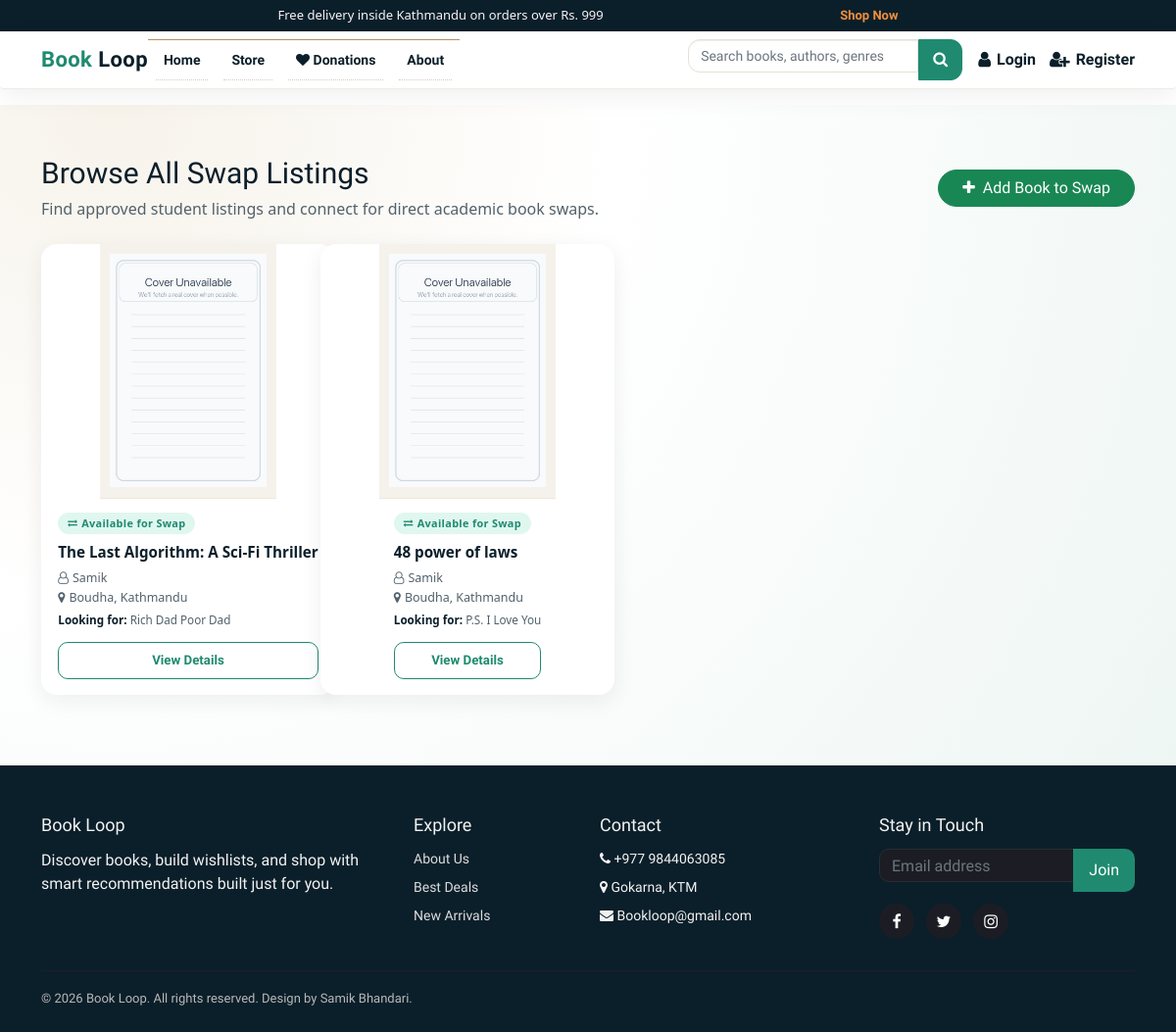
Before: /swaps/browse/ with the older database file.
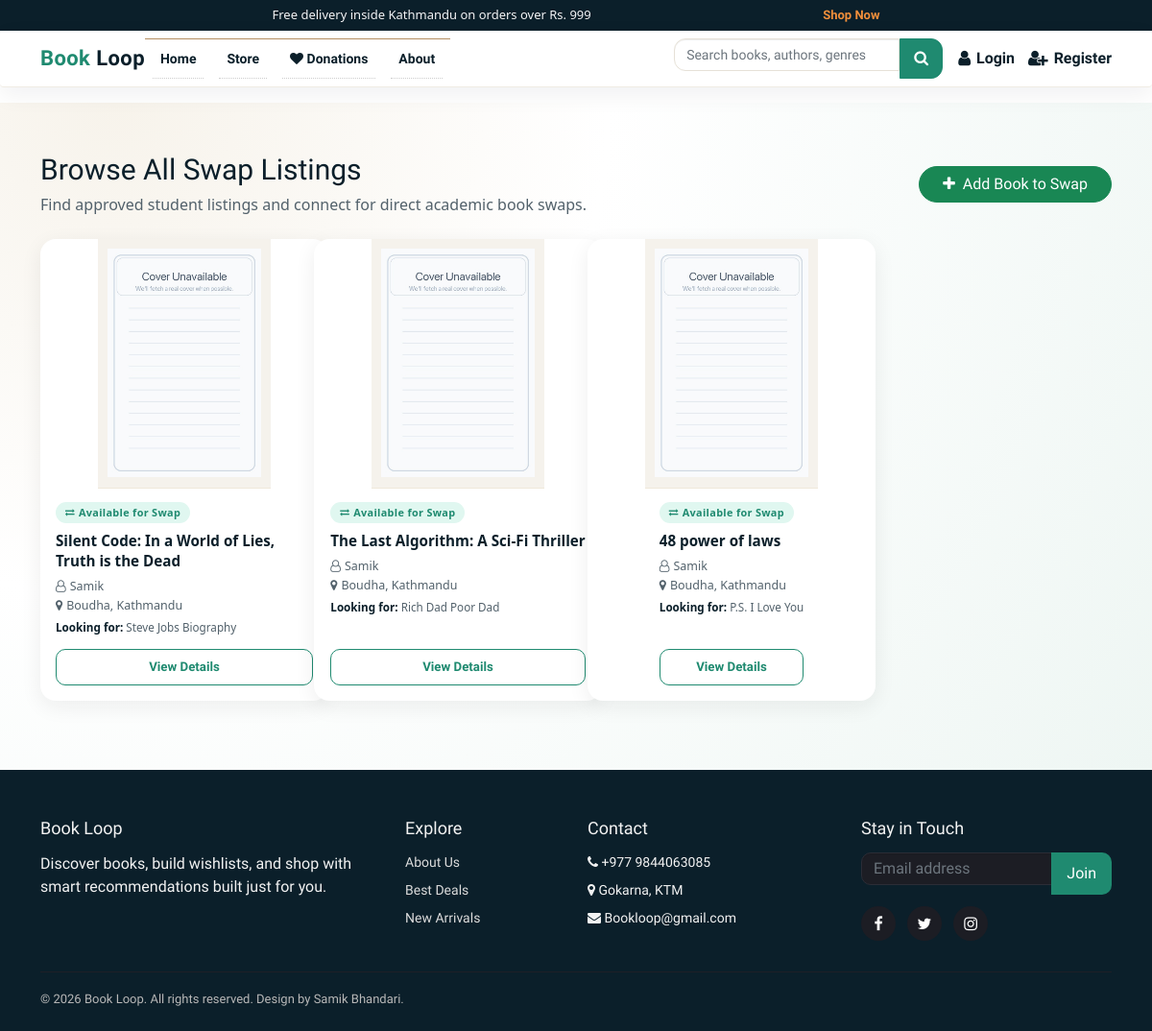
After: the same page with the newer database file.
### books/models.py (models this page shows, shortened)
class Product(models.Model):
    Book_name = models.CharField(max_length=50)
    Author = models.CharField(max_length=50, default="")
    genre = models.CharField(max_length=300)
    description = models.CharField(max_length=1000, default="")
    price = models.IntegerField(default=0)
    pub_date = models.DateField(default=timezone.now)
    quantity = models.PositiveBigIntegerField(default=1)
    seller = models.ForeignKey(
        settings.AUTH_USER_MODEL,
        on_delete=models.SET_NULL,
        null=True,
        blank=True,
        related_name="products",
    )
    listing_type = models.CharField(
        max_length=10,
        choices=LISTING_CHOICES,
        default="sell",
    )
    listing_status = models.CharField(
        max_length=20,
        choices=LISTING_STATUS,
        default="approved",
    )
    swap_preference = models.CharField(
        max_length=255,
        blank=True,
        null=True,
        help_text="Title or genre of the book you want in exchange.",
    )
    condition = models.CharField(
        max_length=50,
        blank=True,
        null=True,
        help_text=(
            "Physical condition of the book for swapping "
            "(e.g. New, Like New, Good, Heavily Used)."
        ),
    )
    location = models.CharField(
        max_length=255,
        blank=True,
        null=True,
        help_text="City or neighborhood for the swap",
    )
    contact_email = models.EmailField(
        blank=True,
        null=True,
        help_text="Email for other users to contact you for swapping",
    )
    image = CloudinaryField("image", folder="bookloop_covers", null=True, blank=True)
    sequence = models.IntegerField(default=0)
    views = models.PositiveIntegerField(default=0)
    average_rating = models.FloatField(default=0.0)
    rating_count = models.PositiveIntegerField(default=0)

### books/views.py (the view)
# urls.py: path('swaps/browse/', views.BrowseSwapBooksView.as_view(), name='browse_swaps'),
class BrowseSwapBooksView(ListView):
    model = Product
    template_name = "books/browse_swaps.html"
    context_object_name = "books"
    paginate_by = 12
    def get_queryset(self):  # type: ignore[override]
        return _approved_swap_books_queryset()

### books/views.py (called while the page is built)
def _approved_swap_books_queryset():
    return Product.objects.select_related("seller").filter(
        listing_type="swap",
        listing_status="approved",
    ).order_by("-pub_date")

### transactions/context_processors.py (called while the page is built, shortened)
def cart_item_count(request):
    if not request.user.is_authenticated:
        return {"cart_count": 0, "cartItems": 0}

### templates/books/browse_swaps.html (shortened to what this page needs)
{% load static %}
{% include 'components/base/base-top.html' %}
{% include 'components/header/header.html' %}
<section class="swap-browse-page">
  <div class="container">
    <div class="d-flex align-items-center justify-content-between flex-wrap gap-3 mb-4 swap-browse-header">
      <div>
        <h1>Browse All Swap Listings</h1>
        <p>Find approved student listings and connect for direct academic book swaps.</p>
      </div>
      <a href="{% url 'add_swap_book' %}" class="btn btn-success rounded-pill px-4">
        <i class="fa fa-plus me-1"></i> Add Book to Swap
      </a>
    </div>
    <div class="row row-cols-1 row-cols-sm-2 row-cols-md-3 row-cols-lg-4 g-4">
      {% for book in books %}
      <div class="col">
        <div class="card h-100 border-0 swap-book-card">
          <div class="book-img-wrap">
            {% if book.image %}
            <img src="{{ book.image.url }}"
                 alt="{{ book.Book_name }}"
                 onerror="this.src='{% static 'images/default_cover.jpg' %}'">
            {% else %}
            <img src="{% static 'images/default_cover.jpg' %}" alt="{{ book.Book_name }}">
            {% endif %}
          </div>
          <div class="card-body">
            <div class="swap-pill">
              <i class="fa fa-exchange" style="font-size:.6rem;"></i> Available for Swap
            </div>
            <div class="swap-card-title">{{ book.Book_name }}</div>
            <div class="swap-meta">
              <div><i class="fa fa-user-o me-1"></i>{{ book.seller.username|default:"BookLoop User" }}</div>
              <div><i class="fa fa-map-marker me-1"></i>{{ book.location|default:"Location not set" }}</div>
              <div class="mt-1" style="font-size:.73rem;">
                <span style="color:#0b1f2a;font-weight:600;">Looking for:</span>
                {{ book.swap_preference|default:"Open to offers"|truncatechars:48 }}
              </div>
            </div>
            <div class="swap-btn">
              <a href="{% url 'product' book.id %}">View Details</a>
            </div>
          </div>
        </div>
      </div>
      {% endfor %}
    </div>
  </div>
</section>
{% include 'components/footer/footer.html' %}
{% include 'components/base/base-bottom.html' %}

### templates/components/base/base-top.html (shortened to what this page needs)
{% load static %}
<!DOCTYPE html>
<html>
  <head>
    <link
      href="{% static 'css/bootstrap.css' %}"
      rel="stylesheet"
      type="text/css"
      media="all"
    />
    <link
      href="{% static 'css/style.css' %}"
      rel="stylesheet"
      type="text/css"
      media="all"
    />
    <link
      href="{% static 'css/main.css' %}"
      rel="stylesheet"
      type="text/css"
      media="all"
    />
    <link
      href="{% static 'css/font-awesome.css' %}"
      rel="stylesheet"
      type="text/css"
      media="all"
    />
    <link
      rel="stylesheet"
      href="https://cdnjs.cloudflare.com/ajax/libs/animate.css/4.1.1/animate.min.css"
    />
  </head>
  <body class="d-flex flex-column min-vh-100">
    <main class="flex-grow-1">

### templates/components/header/header.html (shortened to what this page needs)
{% load static %}
<link href="https://cdn.jsdelivr.net/npm/bootstrap@5.0.2/dist/css/bootstrap.min.css" rel="stylesheet">
<link rel="stylesheet" href="https://cdn.jsdelivr.net/npm/bootstrap-icons@1.5.0/font/bootstrap-icons.css">
<link rel="stylesheet" href="https://cdnjs.cloudflare.com/ajax/libs/font-awesome/4.7.0/css/font-awesome.min.css"/>
<div class="bw-topbar">
  <div class="container bw-offer">
    <span>Free delivery inside Kathmandu on orders over Rs. 999</span>
    <a href="{% url 'store' %}">Shop Now</a>
  </div>
</div>
<nav class="navbar navbar-expand-lg bw-nav">
  <div class="container">
    <a class="bw-brand" href="{% url 'home' %}"><span>Book</span> Loop</a>
    <div class="collapse navbar-collapse" id="bwNavbar">
      <ul class="navbar-nav me-auto mb-2 mb-lg-0">
        <li class="nav-item"><a class="nav-link{% if request.resolver_match.url_name == 'home' %} active-nav{% endif %}" href="{% url 'home' %}">Home</a></li>
        <li class="nav-item"><a class="nav-link{% if request.resolver_match.url_name == 'store' %} active-nav{% endif %}" href="{% url 'store' %}">Store</a></li>
        <li class="nav-item">
          <a class="nav-link fw-bold{% if request.resolver_match.url_name in 'browse_donations,add_donation' %} active-nav{% endif %}" href="{% url 'browse_donations' %}">
            <i class="fa fa-heart"></i>
            Donations
          </a>
        </li>
        <li class="nav-item"><a class="nav-link{% if request.resolver_match.url_name == 'about' %} active-nav{% endif %}" href="/about/">About</a></li>
      </ul>
      <form action="{% url 'search' %}" method="get" class="d-flex bw-search">
        <input type="text" name="q" class="form-control" placeholder="Search books, authors, genres" aria-label="Search">
        <button type="submit" class="btn"><i class="fa fa-search"></i></button>
      </form>
      <div class="bw-actions ms-lg-3">
        {% if request.user.is_authenticated %}
          <a class="bw-icon-btn" href="{% url 'cart' %}">
            <i class="fa fa-shopping-bag"></i>
            <span>Cart</span>
            <span class="bw-badge">{{ cart_count }}</span>
          </a>
          <a class="bw-icon-btn" href="{% url 'order' %}">
            <i class="fa fa-clipboard"></i>
            <span>Orders</span>
          </a>
          <a class="bw-icon-btn" href="{% url 'wishlist' %}">
            <i class="fa fa-heart"></i>
            <span>Wishlist</span>
          </a>
          <a class="bw-icon-btn" href="{% url 'swap_matches' %}">
            <i class="fa fa-exchange"></i>
            <span>Swap Matches</span>
          </a>
          <div class="dropdown bw-dropdown">
            <a class="bw-icon-btn dropdown-toggle" href="#" role="button" data-bs-toggle="dropdown" aria-expanded="false">
              <i class="fa fa-user-circle"></i>
              <span>{{ request.user.username }}</span>
            </a>
            <ul class="dropdown-menu dropdown-menu-end">
              <li><a class="dropdown-item" href="{% url 'profile' %}"><i class="fa fa-user"></i> Profile</a></li>
              <li><a class="dropdown-item" href="{% url 'wishlist' %}"><i class="fa fa-heart"></i> Wishlist</a></li>
              {% with profile=request.user.profile %}{% if profile.is_bookshop_owner %}
              <li><a class="dropdown-item" href="{% url 'bookshop_dashboard' %}"><i class="fa fa-store"></i> My Bookshop</a></li>
              {% endif %}{% endwith %}
              <li><a class="dropdown-item" href="{% url 'logout' %}"><i class="fa fa-sign-out"></i> Logout</a></li>
            </ul>
          </div>
        {% else %}
          <a class="bw-icon-btn" href="{% url 'login' %}"><i class="fa fa-user"></i><span>Login</span></a>
          <a class="bw-icon-btn" href="{% url 'reg' %}"><i class="fa fa-user-plus"></i><span>Register</span></a>
        {% endif %}
      </div>
    </div>
  </div>
</nav>

### templates/components/footer/footer.html (shortened to what this page needs)
{% load static %}
<link rel="stylesheet" href="https://cdnjs.cloudflare.com/ajax/libs/font-awesome/4.7.0/css/font-awesome.min.css">
<footer class="bw-footer mt-auto">
  <div class="container">
    <div class="row g-4">
      <div class="col-md-4">
        <h4>Book Loop</h4>
        <p>Discover books, build wishlists, and shop with smart recommendations built just for you.</p>
      </div>
      <div class="col-md-2">
        <h4>Explore</h4>
        <ul class="bw-footer-list">
          <li><a href="/about/">About Us</a></li>
          <li><a href="/store/">Best Deals</a></li>
          <li><a href="/">New Arrivals</a></li>
        </ul>
      </div>
      <div class="col-md-3">
        <h4>Contact</h4>
        <ul class="bw-footer-list">
          <li><i class="fa fa-phone"></i> +977 9844063085</li>
          <li><i class="fa fa-map-marker"></i> Gokarna, KTM</li>
          <li><i class="fa fa-envelope"></i> Bookloop@gmail.com</li>
        </ul>
      </div>
      <div class="col-md-3">
        <h4>Stay in Touch</h4>
        <div class="input-group bw-footer-newsletter">
          <input type="email" class="form-control" placeholder="Email address">
          <button class="btn" type="button">Join</button>
        </div>
        <div class="bw-footer-social">
          <a href="https://www.facebook.com/samik.bhandari.52" target="_blank" rel="noopener noreferrer"><i class="fa fa-facebook"></i></a>
          <a href="https://x.com/BookLoop_" target="_blank" rel="noopener noreferrer"><i class="fa fa-twitter"></i></a>
          <a href="https://www.instagram.com/samikxb_/" target="_blank" rel="noopener noreferrer"><i class="fa fa-instagram"></i></a>
        </div>
      </div>
    </div>
    <div class="bw-footer-bottom">
      © 2026 Book Loop. All rights reserved. Design by Samik Bhandari.
    </div>
  </div>
</footer>

### templates/components/base/base-bottom.html (shortened to what this page needs)
{% load static %}
</main>
</body>
</html>

### static/css/style.css (style rules this page uses)
html, body { font-size: 100%; font-family: 'Open Sans', sans-serif; background:#ffffff; }
ul li,ol li { font-size:14px; }
p { margin:0; }
h1,h2,h3,h4,h5,h6,a { font-family:'Ubuntu', sans-serif !important; margin:0; }
ul,label { margin:0; padding:0; }
.navbar-collapse { padding: 0; box-shadow: none; }
.navbar { margin-bottom: 0; border: none; }
.navbar-nav > li { float: none; }
.navbar-nav { float: none; margin: 0; border-top: 1px solid #B58F62; }
.navbar-nav > li > a { color: #212121; padding:10px 0px 10px 40px; border-bottom: 1px dotted #CDCDCD; }

### static/css/main.css (style rules this page uses)
.card { width: 300px; border: none; height: 300px; box-shadow: 0px 0px 1px 0px #000203; z-index: 1; display: flex; justify-content: center; align-items: center }

### templates/components/header/header.html (style rules this page uses)
:root { --bw-ink: #0b1f2a; --bw-muted: #52616b; --bw-accent: #1f8a70; --bw-accent-2: #f28f3b; --bw-surface: #ffffff; }
.bw-topbar { background: #0b1f2a; color: #f4f4f6; font-size: 13px; padding: 6px 0; }
.bw-topbar .bw-offer { display: flex; justify-content: space-between; align-items: center; }
.bw-topbar a { color: var(--bw-accent-2); text-decoration: none; font-weight: 600; }
.bw-nav { background: var(--bw-surface); border-bottom: 1px solid #f0ece4; box-shadow: 0 8px 24px rgba(18, 24, 40, 0.06); font-family: 'Work Sans', sans-serif; }
.bw-brand { font-family: 'Merriweather', serif; font-weight: 700; font-size: 22px; letter-spacing: 0.4px; color: var(--bw-ink); text-decoration: none; }
.bw-brand span { color: var(--bw-accent); }
.bw-nav .nav-link { color: var(--bw-ink); font-weight: 600; margin: 0 8px; }
.bw-search { min-width: 280px; max-width: 420px; }
.bw-search input { border-radius: 12px 0 0 12px; border: 1px solid #e6e1d7; padding: 10px 12px; font-size: 14px; }
.bw-search button { border-radius: 0 12px 12px 0; border: 1px solid var(--bw-accent); background: var(--bw-accent); color: #fff; padding: 8px 14px; }
.bw-actions { display: flex; align-items: center; gap: 14px; }
.bw-icon-btn { position: relative; display: inline-flex; align-items: center; gap: 6px; text-decoration: none; color: var(--bw-ink); font-weight: 600; }
.bw-icon-btn i { font-size: 18px; }

### templates/books/browse_swaps.html (style rules this page uses)
.swap-browse-page { padding: 52px 0 72px; background: radial-gradient(circle at 10% 0%, #f7f3eb 0%, #ffffff 40%, #eef6f3 100%); }
.swap-browse-header h1 { font-family: 'Merriweather', serif; font-size: 30px; margin-bottom: 6px; color: #0b1f2a; }
.swap-browse-header p { color: #52616b; margin-bottom: 0; }
.swap-book-card { border-radius: 16px; overflow: hidden; border: 1px solid #efe8da; box-shadow: 0 6px 22px rgba(27,27,31,.07); transition: transform .2s ease, box-shadow .2s ease; }
.book-img-wrap { height: 260px; background: #f5f2ec; display: flex; align-items: center; justify-content: center; overflow: hidden; border-bottom: 1px solid #efe8da; }
.book-img-wrap img { width: 100%; height: 100%; object-fit: contain; padding: 10px; }
.swap-book-card .card-body { display: flex; flex-direction: column; padding: 14px 16px 16px; }
.swap-card-title { font-size: .95rem; font-weight: 700; color: #0b1f2a; line-height: 1.4; margin-bottom: 6px; display: -webkit-box; -webkit-line-clamp: 2; -webkit-box-orient: vertical; overflow: hidden; }
.swap-meta { font-size: .78rem; color: #52616b; line-height: 1.6; }
.swap-pill { display: inline-flex; align-items: center; gap: 4px; font-size: .68rem; font-weight: 700; letter-spacing: .03em; background: #e0f7f0; color: #1f8a70; border-radius: 999px; padding: 3px 10px; margin-bottom: 8px; width: fit-content; }
.swap-btn { margin-top: auto; padding-top: 12px; }
.swap-btn a { display: block; text-align: center; padding: 8px 0; border-radius: 10px; border: 1.5px solid #1f8a70; color: #1f8a70; font-size: .83rem; font-weight: 600; text-decoration: none; transition: background .15s, color .15s; }

Changed rows visible on the page:
added Product: Book_name "Silent Code: In a World of Lies, Truth is the Dead", seller.username "Samik", location "Boudha, Kathmandu", swap_preference "Steve Jobs Biography"
